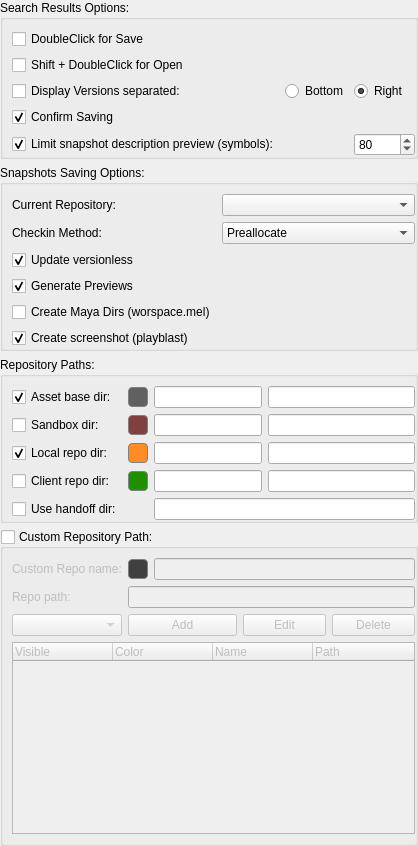
<?xml version="1.0" encoding="UTF-8"?>
<ui version="4.0">
 <class>checkinPageWidget</class>
 <widget class="QWidget" name="checkinPageWidget">
  <layout class="QVBoxLayout" name="checkinPageWidgetLayout">
   <property name="margin">
    <number>0</number>
   </property>
   <item>
    <widget class="QGroupBox" name="checkinMiscOptionsGroupBox">
     <property name="title">
      <string>Search Results Options:</string>
     </property>
     <property name="flat">
      <bool>true</bool>
     </property>
     <layout class="QGridLayout" name="checkinMiscOptionsLayout" columnstretch="1,0,0">
      <property name="leftMargin">
       <number>9</number>
      </property>
      <property name="rightMargin">
       <number>0</number>
      </property>
      <property name="bottomMargin">
       <number>0</number>
      </property>
      <item row="0" column="0">
       <widget class="QCheckBox" name="doubleClickSaveCheckBox">
        <property name="text">
         <string>DoubleClick for Save</string>
        </property>
       </widget>
      </item>
      <item row="2" column="0">
       <widget class="QCheckBox" name="versionsSeparateCheckinCheckBox">
        <property name="text">
         <string>Display Versions separated:</string>
        </property>
       </widget>
      </item>
      <item row="1" column="0">
       <widget class="QCheckBox" name="doubleClickOpenCheckBox">
        <property name="text">
         <string>Shift + DoubleClick for Open</string>
        </property>
       </widget>
      </item>
      <item row="3" column="0">
       <widget class="QCheckBox" name="askBeforeSaveCheckBox">
        <property name="text">
         <string>Confirm Saving</string>
        </property>
        <property name="checked">
         <bool>true</bool>
        </property>
       </widget>
      </item>
      <item row="4" column="0">
       <widget class="QCheckBox" name="snapshotDescriptionLimitCheckBox">
        <property name="text">
         <string>Limit snapshot description preview (symbols):</string>
        </property>
        <property name="checked">
         <bool>true</bool>
        </property>
       </widget>
      </item>
      <item row="4" column="2">
       <widget class="QSpinBox" name="snapshotDescriptionLimitSpinBox">
        <property name="minimum">
         <number>20</number>
        </property>
        <property name="maximum">
         <number>50000</number>
        </property>
        <property name="singleStep">
         <number>5</number>
        </property>
        <property name="value">
         <number>80</number>
        </property>
       </widget>
      </item>
      <item row="2" column="2">
       <widget class="QRadioButton" name="rightVersionsRadioButton">
        <property name="text">
         <string>Right</string>
        </property>
        <property name="checked">
         <bool>true</bool>
        </property>
       </widget>
      </item>
      <item row="2" column="1">
       <widget class="QRadioButton" name="bottomVersionsRadioButton">
        <property name="text">
         <string>Bottom</string>
        </property>
       </widget>
      </item>
     </layout>
    </widget>
   </item>
   <item>
    <widget class="QGroupBox" name="snapshotsSavingOptionsGroupBox">
     <property name="title">
      <string>Snapshots Saving Options:</string>
     </property>
     <property name="flat">
      <bool>true</bool>
     </property>
     <layout class="QGridLayout" name="snapshotsSavingOptionsLayout" columnstretch="0,0">
      <property name="leftMargin">
       <number>9</number>
      </property>
      <property name="rightMargin">
       <number>0</number>
      </property>
      <property name="bottomMargin">
       <number>0</number>
      </property>
      <item row="1" column="1">
       <widget class="QComboBox" name="repositoryComboBox"/>
      </item>
      <item row="1" column="0">
       <widget class="QLabel" name="repositoryLabel">
        <property name="text">
         <string>Current Repository:</string>
        </property>
       </widget>
      </item>
      <item row="2" column="0">
       <widget class="QLabel" name="checkinMethodLabel">
        <property name="text">
         <string>Checkin Method:</string>
        </property>
       </widget>
      </item>
      <item row="2" column="1">
       <widget class="QComboBox" name="checkinMethodComboBox">
        <item>
         <property name="text">
          <string>Preallocate</string>
         </property>
        </item>
        <item>
         <property name="text">
          <string>In-Place</string>
         </property>
        </item>
        <item>
         <property name="text">
          <string>Copy</string>
         </property>
        </item>
        <item>
         <property name="text">
          <string>Move</string>
         </property>
        </item>
        <item>
         <property name="text">
          <string>Upload</string>
         </property>
        </item>
       </widget>
      </item>
      <item row="3" column="0">
       <widget class="QCheckBox" name="updateVersionlessCheckBox">
        <property name="text">
         <string>Update versionless</string>
        </property>
        <property name="checked">
         <bool>true</bool>
        </property>
       </widget>
      </item>
      <item row="5" column="0">
       <widget class="QCheckBox" name="createMayaDirsCheckBox">
        <property name="text">
         <string>Create Maya Dirs (worspace.mel)</string>
        </property>
       </widget>
      </item>
      <item row="6" column="0">
       <widget class="QCheckBox" name="createPlayblastCheckBox">
        <property name="text">
         <string>Create screenshot (playblast)</string>
        </property>
        <property name="checked">
         <bool>true</bool>
        </property>
       </widget>
      </item>
      <item row="4" column="0">
       <widget class="QCheckBox" name="generatePreviewsCheckBox">
        <property name="text">
         <string>Generate Previews</string>
        </property>
        <property name="checked">
         <bool>true</bool>
        </property>
       </widget>
      </item>
     </layout>
    </widget>
   </item>
   <item>
    <widget class="QGroupBox" name="defaultRepoPathsGroupBox">
     <property name="title">
      <string>Repository Paths:</string>
     </property>
     <property name="flat">
      <bool>true</bool>
     </property>
     <layout class="QGridLayout" name="defaultRepoPathsLayout" columnstretch="0,0,0,1">
      <property name="leftMargin">
       <number>9</number>
      </property>
      <property name="topMargin">
       <number>9</number>
      </property>
      <property name="rightMargin">
       <number>0</number>
      </property>
      <property name="bottomMargin">
       <number>0</number>
      </property>
      <item row="0" column="3">
       <widget class="QLineEdit" name="assetBaseDirPathLineEdit"/>
      </item>
      <item row="4" column="2" colspan="2">
       <widget class="QLineEdit" name="handoffDirPathLineEdit"/>
      </item>
      <item row="1" column="3">
       <widget class="QLineEdit" name="sandboxDirPathLineEdit"/>
      </item>
      <item row="2" column="3">
       <widget class="QLineEdit" name="localRepoDirPathLineEdit"/>
      </item>
      <item row="3" column="3">
       <widget class="QLineEdit" name="clientRepoDirPathLineEdit"/>
      </item>
      <item row="0" column="0">
       <widget class="QCheckBox" name="assetBaseDirCheckBox">
        <property name="text">
         <string>Asset base dir:</string>
        </property>
        <property name="checked">
         <bool>true</bool>
        </property>
       </widget>
      </item>
      <item row="1" column="0">
       <widget class="QCheckBox" name="sandboxCheckBox">
        <property name="text">
         <string>Sandbox dir:</string>
        </property>
       </widget>
      </item>
      <item row="2" column="0">
       <widget class="QCheckBox" name="localRepoCheckBox">
        <property name="text">
         <string>Local repo dir:</string>
        </property>
        <property name="checked">
         <bool>true</bool>
        </property>
       </widget>
      </item>
      <item row="3" column="0">
       <widget class="QCheckBox" name="clientRepoCheckBox">
        <property name="text">
         <string>Client repo dir:</string>
        </property>
       </widget>
      </item>
      <item row="4" column="0">
       <widget class="QCheckBox" name="handoffCheckBox">
        <property name="text">
         <string>Use handoff dir:</string>
        </property>
       </widget>
      </item>
      <item row="0" column="2">
       <widget class="QLineEdit" name="assetBaseDirNameLineEdit"/>
      </item>
      <item row="1" column="2">
       <widget class="QLineEdit" name="sandboxDirNameLineEdit"/>
      </item>
      <item row="2" column="2">
       <widget class="QLineEdit" name="localRepoDirNameLineEdit"/>
      </item>
      <item row="3" column="2">
       <widget class="QLineEdit" name="clientRepoDirNameLineEdit"/>
      </item>
      <item row="0" column="1">
       <widget class="QToolButton" name="assetBaseDirColorToolButton">
        <property name="maximumSize">
         <size>
          <width>20</width>
          <height>20</height>
         </size>
        </property>
        <property name="styleSheet">
         <string notr="true">QToolButton {
    border: 1px solid rgb(128, 128, 128);
    border-radius: 4px;
    background-color:  rgb(96, 96, 96);
}
QToolButton:pressed {
    background-color: rgb(64, 64, 64);
}</string>
        </property>
        <property name="checked">
         <bool>false</bool>
        </property>
       </widget>
      </item>
      <item row="1" column="1">
       <widget class="QToolButton" name="sandboxDirColorToolButton">
        <property name="maximumSize">
         <size>
          <width>20</width>
          <height>20</height>
         </size>
        </property>
        <property name="styleSheet">
         <string notr="true">QToolButton {
    border: 1px solid rgb(128, 128, 128);
    border-radius: 4px;
    background-color:  rgb(128, 64, 64);
}
QToolButton:pressed {
    background-color: rgb(108, 44, 44);
}</string>
        </property>
        <property name="checked">
         <bool>false</bool>
        </property>
       </widget>
      </item>
      <item row="3" column="1">
       <widget class="QToolButton" name="clientRepoDirColorToolButton">
        <property name="maximumSize">
         <size>
          <width>20</width>
          <height>20</height>
         </size>
        </property>
        <property name="styleSheet">
         <string notr="true">QToolButton {
    border: 1px solid rgb(128, 128, 128);
    border-radius: 4px;
    background-color:  rgb(31, 143, 0);
}
QToolButton:pressed {
    background-color: rgb(11, 123, 0);
}</string>
        </property>
        <property name="checked">
         <bool>false</bool>
        </property>
       </widget>
      </item>
      <item row="2" column="1">
       <widget class="QToolButton" name="localRepoDirColorToolButton">
        <property name="maximumSize">
         <size>
          <width>20</width>
          <height>20</height>
         </size>
        </property>
        <property name="styleSheet">
         <string notr="true">QToolButton {
    border: 1px solid rgb(128, 128, 128);
    border-radius: 4px;
    background-color:  rgb(255, 140, 40);
}
QToolButton:pressed {
    background-color: rgb(235, 120, 20);
}</string>
        </property>
        <property name="checked">
         <bool>false</bool>
        </property>
       </widget>
      </item>
     </layout>
    </widget>
   </item>
   <item>
    <widget class="QGroupBox" name="customRepoPathsGroupBox">
     <property name="enabled">
      <bool>true</bool>
     </property>
     <property name="title">
      <string>Custom Repository Path:</string>
     </property>
     <property name="flat">
      <bool>true</bool>
     </property>
     <property name="checkable">
      <bool>true</bool>
     </property>
     <property name="checked">
      <bool>false</bool>
     </property>
     <layout class="QGridLayout" name="customRepoPathsLayout" columnstretch="0,0,0,0,0">
      <property name="leftMargin">
       <number>9</number>
      </property>
      <property name="rightMargin">
       <number>0</number>
      </property>
      <item row="0" column="0">
       <widget class="QLabel" name="label_7">
        <property name="text">
         <string>Custom Repo name:</string>
        </property>
       </widget>
      </item>
      <item row="0" column="1">
       <widget class="QToolButton" name="customRepoDirColorToolButton">
        <property name="maximumSize">
         <size>
          <width>20</width>
          <height>20</height>
         </size>
        </property>
        <property name="styleSheet">
         <string notr="true">QToolButton {
    border: 1px solid rgb(128, 128, 128);
    border-radius: 4px;
    background-color:  rgb(64, 64, 64);
}
QToolButton:pressed {
    background-color: rgb(44, 44, 44);
}</string>
        </property>
        <property name="checked">
         <bool>false</bool>
        </property>
       </widget>
      </item>
      <item row="0" column="2" colspan="3">
       <widget class="QLineEdit" name="customRepoDirNameLineEdit"/>
      </item>
      <item row="1" column="0">
       <widget class="QLabel" name="label_8">
        <property name="text">
         <string>Repo path:</string>
        </property>
       </widget>
      </item>
      <item row="1" column="1" colspan="4">
       <widget class="QLineEdit" name="customRepoDirPathLineEdit"/>
      </item>
      <item row="2" column="0">
       <widget class="QComboBox" name="customRepoComboBox"/>
      </item>
      <item row="2" column="1" colspan="2">
       <widget class="QPushButton" name="addCustomRepoToListPushButton">
        <property name="text">
         <string>Add</string>
        </property>
       </widget>
      </item>
      <item row="2" column="3">
       <widget class="QPushButton" name="editCustomRepoPushButton">
        <property name="text">
         <string>Edit</string>
        </property>
       </widget>
      </item>
      <item row="2" column="4">
       <widget class="QPushButton" name="deleteCustomRepoPushButton">
        <property name="text">
         <string>Delete</string>
        </property>
       </widget>
      </item>
      <item row="3" column="0" colspan="5">
       <widget class="QTreeWidget" name="customRepoTreeWidget">
        <property name="styleSheet">
         <string notr="true">QTreeView::item {
	padding: 2px;
}</string>
        </property>
        <property name="indentation">
         <number>0</number>
        </property>
        <property name="rootIsDecorated">
         <bool>false</bool>
        </property>
        <column>
         <property name="text">
          <string>Visible</string>
         </property>
        </column>
        <column>
         <property name="text">
          <string>Color</string>
         </property>
        </column>
        <column>
         <property name="text">
          <string>Name</string>
         </property>
        </column>
        <column>
         <property name="text">
          <string>Path</string>
         </property>
        </column>
       </widget>
      </item>
     </layout>
    </widget>
   </item>
  </layout>
 </widget>
 <resources/>
 <connections/>
</ui>
